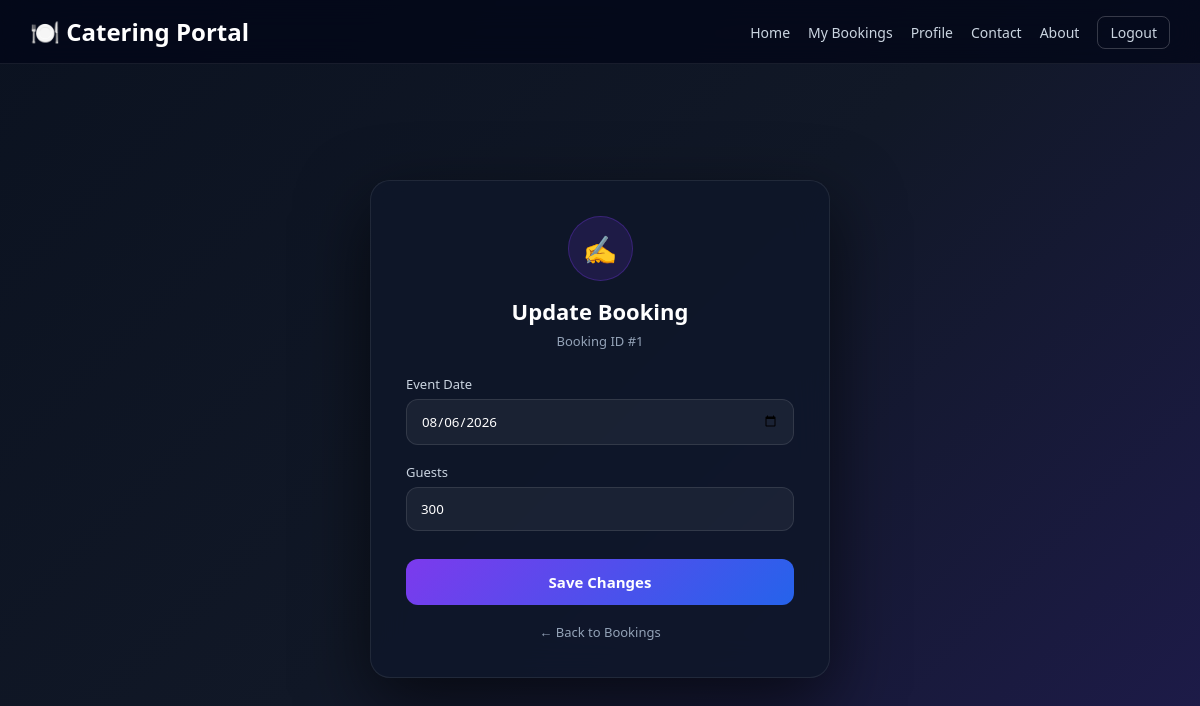
Page /booking/update/1/ (signed in) on the committed database.
### catering/models.py (models this page shows, shortened)
class Booking(models.Model):
    user = models.ForeignKey(User, on_delete=models.CASCADE)
    service = models.ForeignKey(Service, on_delete=models.CASCADE)
    date = models.DateField()
    guests = models.IntegerField()
    address = models.TextField()
    mov_contact_no=models.CharField(max_length=15,blank=True,null=True)
    amount = models.IntegerField(default=0)
    status = models.CharField(max_length=50, default="Pending") # Pending, Confirmed, Cancelled
    qr_code = models.ImageField(upload_to='qr/', blank=True, null=True)

### catering/views.py (the view, shortened to what this page needs)
# urls.py: path('booking/update/<int:booking_id>/', views.update_booking, name='update_booking'),
def update_booking(request, booking_id):
    booking = get_object_or_404(Booking, id=booking_id, user=request.user)
    return render(request, 'update_booking.html', {'booking': booking})

### catering/templates/update_booking.html (shortened to what this page needs)
{% load static %}
<!DOCTYPE html>
<html lang="en">
<head>
</head>
<body>
<header>
    <a href="{% url 'home' %}" class="logo">🍽️ Catering Portal</a>
    <nav>
        <ul>
            <li><a href="{% url 'home' %}">Home</a></li>
            <li><a href="{% url 'my_bookings' %}">My Bookings</a></li>
            <li><a href="{% url 'profile' %}">Profile</a></li>
            <li><a href="{% url 'contact_us' %}">Contact</a></li>
            <li><a href="{% url 'about_us' %}">About</a></li>
            <li><a href="{% url 'logout' %}" class="logout-btn">Logout</a></li>
        </ul>
    </nav>
</header>
<div class="main-content">
    <div class="form-card">
        <div class="icon-box">✍️</div>
        <h3>Update Booking</h3>
        <p class="subtitle">Booking ID #{{ booking.id }}</p>
        <form method="POST">
            <div class="form-group">
                <label>Event Date</label>
                <input type="date" name="date" value="{{ booking.date|date:'Y-m-d' }}" required>
            </div>
            <div class="form-group">
                <label>Guests</label>
                <input type="number" name="guests" value="{{ booking.guests }}" min="1" required>
            </div>
            <button type="submit" class="btn-submit">Save Changes</button>
        </form>
        <a href="{% url 'my_bookings' %}" class="btn-back">← Back to Bookings</a>
    </div>
</div>
</body>
</html>

### catering/templates/update_booking.html (style rules this page uses)
* { margin:0; padding:0; box-sizing:border-box; font-family:'Segoe UI', system-ui, sans-serif; }
body { min-height:100vh; background:linear-gradient(135deg,#0b1220,#111827,#1e1b4b); color:#e2e8f0; }
header { background:rgba(2,6,23,0.75); backdrop-filter:blur(14px); padding:15px 30px; display:flex; justify-content:space-between; align-items:center; border-bottom:1px solid rgba(255,255,255,0.08); position:sticky; top:0; z-index:1000; }
.logo { font-size:24px; font-weight:700; text-decoration:none; color:#fff; }
nav ul { display:flex; list-style:none; gap:18px; align-items:center; }
nav ul li a { color:#cbd5e1; text-decoration:none; transition:0.3s; font-size:14px; }
.logout-btn { padding:6px 12px; border-radius:8px; border:1px solid rgba(255,255,255,0.2); }
.main-content { min-height:calc(100vh - 70px); display:flex; align-items:center; justify-content:center; padding:40px 20px; }
.form-card { width:100%; max-width:460px; background:rgba(15,23,42,0.85); backdrop-filter:blur(18px); border:1px solid rgba(255,255,255,0.08); border-radius:20px; padding:35px; box-shadow:0 25px 70px rgba(0,0,0,0.6); text-align:center; animation:fadeIn 0.6s ease; }
.icon-box { width:65px; height:65px; margin:0 auto 15px; border-radius:50%; background:rgba(124,58,237,0.15); display:flex; align-items:center; justify-content:center; font-size:28px; color:#a78bfa; border:1px solid rgba(124,58,237,0.3); }
h3 { font-size:22px; margin-bottom:6px; color:#fff; }
.subtitle { font-size:13px; color:#94a3b8; margin-bottom:25px; }
.form-group { text-align:left; margin-bottom:18px; }
label { display:block; font-size:13px; margin-bottom:6px; color:#cbd5e1; }
input { width:100%; padding:12px 14px; border-radius:12px; border:1px solid rgba(255,255,255,0.1); background:rgba(255,255,255,0.05); color:#fff; outline:none; transition:0.3s; }
.btn-submit { width:100%; padding:13px; border:none; border-radius:12px; background:linear-gradient(135deg,#7c3aed,#2563eb); color:#fff; font-size:15px; font-weight:600; cursor:pointer; margin-top:10px; transition:0.3s; }
.btn-back { display:inline-block; margin-top:18px; color:#94a3b8; text-decoration:none; font-size:13px; transition:0.3s; }

### rows in the picture
Booking: id "1", date "08/06/2026", guests "300"
